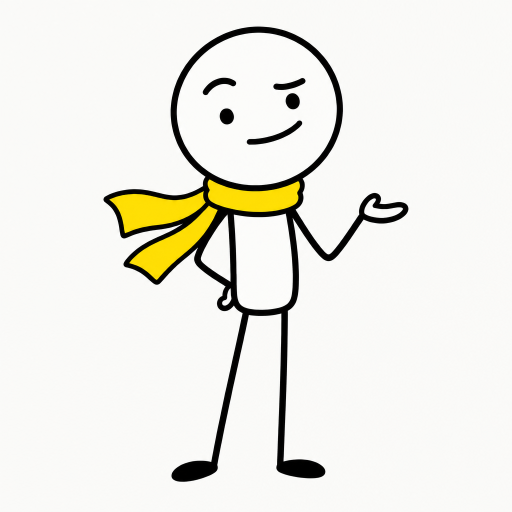
#> input picture assets/character/mr-yellow-scarf-reference.png, 1024 x 1024 px, given as the content of the folder ../../assets/character/mr-yellow-scarf-reference.png, which was not available (shown at 1/2 size)
$ python zombie_contact.py ../../assets/character/mr-yellow-scarf-reference.png ../../assets/character/mr-yellow-scarf-reference.png
#> lines starting #> are read from the running program, lines starting #| are printed output that depends on the picture
import sys, glob, os
from PIL import Image, ImageDraw
files = sorted(glob.glob(sys.argv[1] + "/**/*.png", recursive=True)); out = sys.argv[2]
TH = 300; cols = 6
ims = [Image.open(f).convert("RGBA") for f in files]
#> ims = 1 item
ims = [i.resize((max(1, int(i.width * TH / i.height)), TH)) for i in ims]
W = 330; rows = (len(ims) + cols - 1) // cols
#> after `rows = (len(ims) + cols - 1) // cols`: rows = 1
sheet = Image.new("RGB", (cols * W, rows * (TH + 24)), (150, 200, 235))
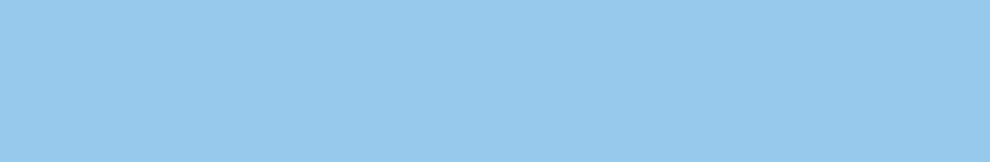
#> sheet: PIL image 1980x324 RGB (shown at 1/2 size); mean R, G, B 150, 200, 235
d = ImageDraw.Draw(sheet)
for k, (f, i) in enumerate(zip(files, ims)):
    x, y = (k % cols) * W, (k // cols) * (TH + 24)
    i = i.copy(); i.thumbnail((W - 6, TH))
    sheet.paste(i, (x + 3, y + 20), i); d.text((x + 4, y + 4), os.path.basename(f), fill=(0, 0, 0))
#> this loop made 1 pass
#> (x, y) on pass 1: (0, 0)
#> pass 1, `i = i.copy()`:
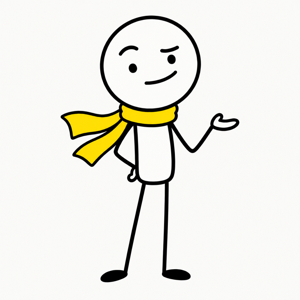
#> i: PIL image 300x300 RGBA; mean R, G, B, A 236.9, 236, 229, 255
#> after the loop:
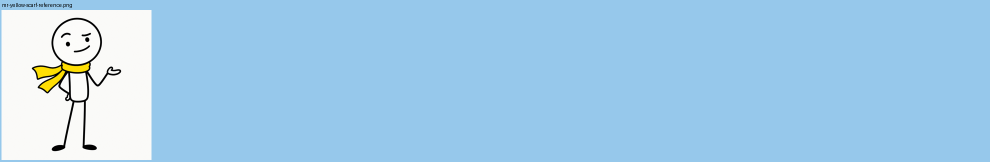
#> sheet: PIL image 1980x324 RGB (shown at 1/2 size); mean R, G, B 162.1, 205, 234.1
sheet.save(out)
